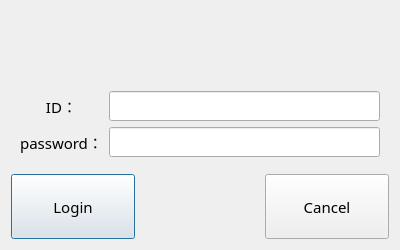
<?xml version="1.0" encoding="UTF-8"?>
<ui version="4.0">
 <class>LogInView</class>
 <widget class="QDialog" name="LogInView">
  <property name="geometry">
   <rect>
    <x>0</x>
    <y>0</y>
    <width>400</width>
    <height>250</height>
   </rect>
  </property>
  <property name="font">
   <font>
    <family>黑体</family>
    <pointsize>11</pointsize>
   </font>
  </property>
  <property name="windowTitle">
   <string>LogIn</string>
  </property>
  <layout class="QGridLayout" name="gridLayout_2" rowstretch="3,4,3">
   <item row="1" column="0" colspan="5">
    <widget class="QWidget" name="widget" native="true">
     <layout class="QGridLayout" name="gridLayout">
      <item row="0" column="0">
       <widget class="QLabel" name="labelUserName">
        <property name="text">
         <string>ID：</string>
        </property>
        <property name="alignment">
         <set>Qt::AlignCenter</set>
        </property>
       </widget>
      </item>
      <item row="0" column="1">
       <widget class="QLineEdit" name="lineEditUserName"/>
      </item>
      <item row="1" column="0">
       <widget class="QLabel" name="labelPassward">
        <property name="text">
         <string>password：</string>
        </property>
        <property name="alignment">
         <set>Qt::AlignCenter</set>
        </property>
       </widget>
      </item>
      <item row="1" column="1">
       <widget class="QLineEdit" name="lineEditPassward"/>
      </item>
     </layout>
    </widget>
   </item>
   <item row="0" column="4">
    <spacer name="horizontalSpacer_2">
     <property name="orientation">
      <enum>Qt::Horizontal</enum>
     </property>
     <property name="sizeHint" stdset="0">
      <size>
       <width>75</width>
       <height>20</height>
      </size>
     </property>
    </spacer>
   </item>
   <item row="0" column="1" colspan="3">
    <widget class="QLabel" name="label">
     <property name="text">
      <string/>
     </property>
     <property name="pixmap">
      <pixmap>Icon/LogIn.png</pixmap>
     </property>
     <property name="alignment">
      <set>Qt::AlignCenter</set>
     </property>
    </widget>
   </item>
   <item row="2" column="3" colspan="2">
    <widget class="QPushButton" name="buttonCancel">
     <property name="sizePolicy">
      <sizepolicy hsizetype="Minimum" vsizetype="Expanding">
       <horstretch>0</horstretch>
       <verstretch>0</verstretch>
      </sizepolicy>
     </property>
     <property name="text">
      <string>Cancel</string>
     </property>
     <property name="autoDefault">
      <bool>false</bool>
     </property>
    </widget>
   </item>
   <item row="0" column="0">
    <spacer name="horizontalSpacer">
     <property name="orientation">
      <enum>Qt::Horizontal</enum>
     </property>
     <property name="sizeHint" stdset="0">
      <size>
       <width>75</width>
       <height>20</height>
      </size>
     </property>
    </spacer>
   </item>
   <item row="2" column="0" colspan="2">
    <widget class="QPushButton" name="buttonLogIn">
     <property name="sizePolicy">
      <sizepolicy hsizetype="Minimum" vsizetype="Expanding">
       <horstretch>0</horstretch>
       <verstretch>0</verstretch>
      </sizepolicy>
     </property>
     <property name="text">
      <string>Login</string>
     </property>
     <property name="autoDefault">
      <bool>false</bool>
     </property>
     <property name="default">
      <bool>true</bool>
     </property>
     <property name="flat">
      <bool>false</bool>
     </property>
    </widget>
   </item>
   <item row="2" column="2">
    <spacer name="horizontalSpacer_3">
     <property name="orientation">
      <enum>Qt::Horizontal</enum>
     </property>
     <property name="sizeHint" stdset="0">
      <size>
       <width>40</width>
       <height>20</height>
      </size>
     </property>
    </spacer>
   </item>
  </layout>
 </widget>
 <resources/>
 <connections/>
</ui>
